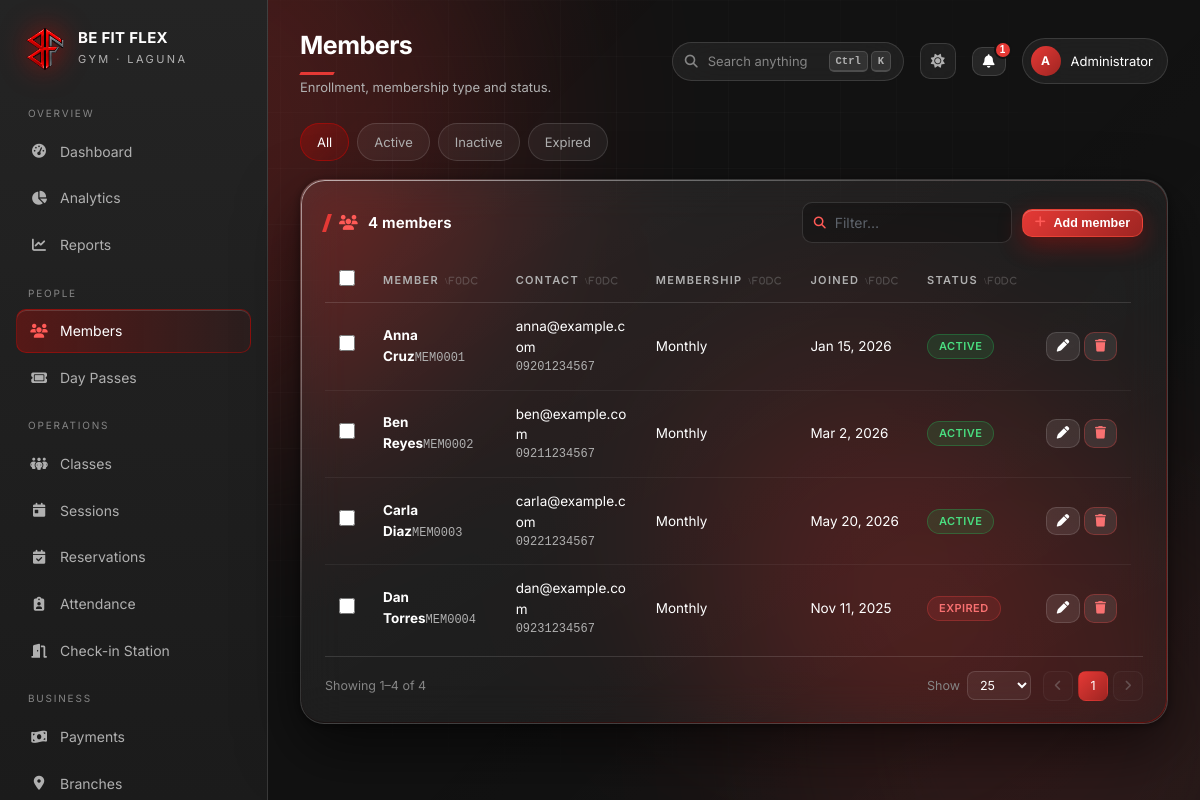
/admin/members.php (signed in), run on the app's committed database.
### tables this page shows
CREATE TABLE members (
    member_id VARCHAR(50) PRIMARY KEY,
    user_id INT NOT NULL UNIQUE,
    member_name VARCHAR(255) NOT NULL,
    contact_number TEXT NOT NULL,
    contact_number_encrypted TEXT NULL,
    email VARCHAR(255) NOT NULL,
    membership_type ENUM('Monthly') NOT NULL,
    join_date DATE NOT NULL,
    out_date DATE NULL,
    status ENUM('Active','Inactive','Expired') NOT NULL DEFAULT 'Active',
    created_at TIMESTAMP DEFAULT CURRENT_TIMESTAMP,
    updated_at TIMESTAMP DEFAULT CURRENT_TIMESTAMP ON UPDATE CURRENT_TIMESTAMP,
    FOREIGN KEY (user_id) REFERENCES users(user_id) ON DELETE CASCADE,
    INDEX idx_status (status), INDEX idx_member_name (member_name), INDEX idx_email (email)
);

### config/db.php (called while the page is built, shortened)
<?php
function db(): PDO
{
    static $pdo = null;
    if ($pdo instanceof PDO) {
        return $pdo;
    }
    $dsn = sprintf('mysql:host=%s;port=%s;dbname=%s;charset=utf8mb4', DB['host'], DB['port'], DB['name']);
    try {
        $pdo = new PDO($dsn, DB['user'], DB['pass'], [
            PDO::ATTR_ERRMODE            => PDO::ERRMODE_EXCEPTION,
            PDO::ATTR_DEFAULT_FETCH_MODE => PDO::FETCH_ASSOC,
            PDO::ATTR_EMULATE_PREPARES   => false,
        ]);
    } catch (PDOException $e) {
        http_response_code(500);
        error_log('Database connection failed: ' . $e->getMessage());
        echo '<!doctype html><meta charset="utf-8">'
           . '<div style="font:16px system-ui;background:#0a0a0a;color:#eee;padding:40px;height:100vh">'
           . '<h1 style="color:#E10600">Database connection failed</h1>'
           . '<p>MySQL is not reachable, the database has not been imported, or its environment variables are incorrect.</p>'
           . '<p>Check the database service and application logs, then verify the MYSQLHOST, MYSQLPORT, MYSQLDATABASE, MYSQLUSER, and MYSQLPASSWORD settings.</p></div>';
        exit;
    }
    return $pdo;
}

### includes/crypto.php (called while the page is built, shortened)
<?php
function decrypt_pii(?string $encoded): ?string
{
    if (!$encoded) return null;
    $payload = base64_decode($encoded, true);
    if ($payload === false || strlen($payload) < 28) return null;
    $value = openssl_decrypt(substr($payload, 28), 'aes-256-gcm', encryption_key(), OPENSSL_RAW_DATA,
        substr($payload, 0, 12), substr($payload, 12, 16));
    return $value === false ? null : $value;
}

### admin/members.php (the view, shortened to what this page needs)
<?php
$filter = $_GET['status'] ?? 'all';
$sql = 'SELECT m.* FROM members m';
$args = [];
$sql .= ' ORDER BY m.member_id';
$members = rows($sql, $args);
include __DIR__ . '/../includes/header.php';
?>
<div class="tabs">
  <?php foreach (['all' => 'All', 'Active' => 'Active', 'Inactive' => 'Inactive', 'Expired' => 'Expired'] as $k => $lbl): ?>
    <a class="<?= $filter === $k ? 'on' : '' ?>" href="?status=<?= $k ?>"><?= $lbl ?></a>
  <?php endforeach; ?>
</div>
<div class="panel glass">
  <h2><i class="fa-solid fa-users"></i> <?= count($members) ?> member<?= count($members) === 1 ? '' : 's' ?>
    <input type="search" placeholder="Filter…" data-filter-for="tblMembers" style="width:210px">
    <button class="btn red sm" data-shortcut="new" onclick="newMember()"><i class="fa-solid fa-plus"></i> Add member</button>
  </h2>
  <?php if (!$members): ?>
    <?= empty_state('user-slash', 'No members match this filter',
          'Try another status tab, or enrol someone new.',
          ['label' => 'Add a member', 'href' => '#', 'icon' => 'plus']) ?>
  <?php else: ?>
  <div class="table-wrap"><table id="tblMembers" class="members-table keep-table-mobile"
      data-page-size-options="10,25,50,100">
    <thead><tr>
      <th data-nosort style="width:34px"><input type="checkbox" class="pick" id="pickAll" aria-label="Select all"></th>
      <th>Member</th><th>Contact</th><th>Membership</th><th>Joined</th><th>Status</th><th data-nosort></th>
    </tr></thead>
    <tbody>
    <?php foreach ($members as $m): ?>
      <tr>
        <td><input type="checkbox" class="pick" value="<?= e($m['member_id']) ?>"
                   aria-label="Select <?= e($m['member_name']) ?>"></td>
        <td><b><?= e($m['member_name']) ?></b><?= id_chip($m['member_id']) ?></td>
        <td><?= e($m['email']) ?><div class="mono"><?= e(member_contact($m)) ?></div></td>
        <td><?= e($m['membership_type']) ?></td>
        <td><?= dt($m['join_date']) ?></td>
        <td><?= badge($m['status']) ?></td>
        <td style="white-space:nowrap">
          <button class="btn sm icon" title="Edit" onclick='editMember(<?= json_encode(array_merge($m, ['contact_number' => member_contact($m)]), JSON_HEX_APOS | JSON_HEX_QUOT) ?>)'>
            <i class="fa-solid fa-pen"></i>
          </button>
          <form method="post" style="display:inline"
                onsubmit="return confirm('Remove <?= e($m['member_name']) ?>? Their payments, attendance and plans are deleted too.')">
            <button class="btn sm icon danger" title="Delete"><i class="fa-solid fa-trash"></i></button>
          </form>
        </td>
      </tr>
    <?php endforeach; ?>
    </tbody>
  </table></div>
  <?php endif; ?>
</div>
<?php include __DIR__ . '/../includes/footer.php'; ?>

### includes/ui.php (shortened to what this page needs)
<?php
function id_chip(string $id): string
{
    return '<span class="mono" data-copy="' . e($id) . '" style="cursor:pointer" title="Click to copy">'
         . e($id) . '</span>';
}

### includes/helpers.php (shortened to what this page needs)
<?php
function e(mixed $v): string
{
    return htmlspecialchars((string) $v, ENT_QUOTES, 'UTF-8');
}
function member_contact(array $member): string
{
    try {
        return decrypt_pii($member['contact_number_encrypted'] ?? null)
            ?? decrypt_pii($member['contact_number'] ?? null)
            ?? (string) ($member['contact_number'] ?? '');
    } catch (Throwable) {
        return 'Protected contact';
    }
}
function dt(?string $v, string $fmt = 'M j, Y'): string
{
    $ts = strtotime($v);
    return $ts ? date($fmt, $ts) : '—';
}
function badge(?string $status): string
{
    $map = [
        'Active' => 'ok', 'Paid' => 'ok', 'Completed' => 'ok', 'Present' => 'ok', 'Confirmed' => 'ok',
        'Pending' => 'warn', 'Scheduled' => 'warn', 'Late' => 'warn', 'Ongoing' => 'warn',
        'Inactive' => 'mute', 'Absent' => 'mute',
        'Overdue' => 'bad', 'Expired' => 'bad', 'Cancelled' => 'bad',
    ];
    $tone = $map[$status] ?? 'mute';
    return '<span class="chip ' . $tone . '">' . e($status ?? '—') . '</span>';
}
function stmt(string $sql): PDOStatement
{
    static $cache = [];
    return $cache[$sql] ??= db()->prepare($sql);
}
function rows(string $sql, array $args = []): array
{
    $s = stmt($sql);
    $s->execute($args);
    $r = $s->fetchAll();
    return $r;
}

### assets/css/ui.css (style rules this page uses)
:root { --row-y: 13px; --panel-p: 22px; }
.panel { padding: var(--panel-p) calc(var(--panel-p) + 2px); }
tbody td { padding: var(--row-y) 14px; }
thead th.sortable { cursor: pointer; user-select: none; white-space: nowrap; }
thead th.sortable::after { content: "\\f0dc"; font-family: "Font Awesome 6 Free"; font-weight: 900; font-size: 9px; margin-left: 6px; opacity: .3; }
.search-wrap input { padding-left: 32px !important; }
input[type=checkbox].pick { width: 16px; height: 16px; accent-color: var(--red); cursor: pointer; }
body.admin-members .panel, body.admin-members .table-wrap { min-width: 0; max-width: 100%; }
body.admin-members .members-table { min-width: 0; }
body.admin-members .members-table td:nth-child(3) { overflow-wrap: anywhere; }

### data on the page
members: member_name "Anna Cruz", member_id "MEM0001", email "anna@example.com", contact_number "09201234567", membership_type "Monthly", join_date "Jan 15, 2026", status "ACTIVE"
members: member_name "Ben Reyes", member_id "MEM0002", email "ben@example.com", contact_number "09211234567", membership_type "Monthly", join_date "Mar 2, 2026", status "ACTIVE"
members: member_name "Carla Diaz", member_id "MEM0003", email "carla@example.com", contact_number "09221234567", membership_type "Monthly", join_date "May 20, 2026", status "ACTIVE"
members: member_name "Dan Torres", member_id "MEM0004", email "dan@example.com", contact_number "09231234567", membership_type "Monthly", join_date "Nov 11, 2025", status "EXPIRED"

### other printed values
$group "OVERVIEW"
$label "Dashboard"
$label "Analytics"
$label "Reports"
$group "PEOPLE"
$label "Members"
$label "Day Passes"
$group "OPERATIONS"
$label "Classes"
$label "Sessions"
$label "Reservations"
$label "Attendance"
$label "Check-in Station"
$group "BUSINESS"
$label "Payments"
